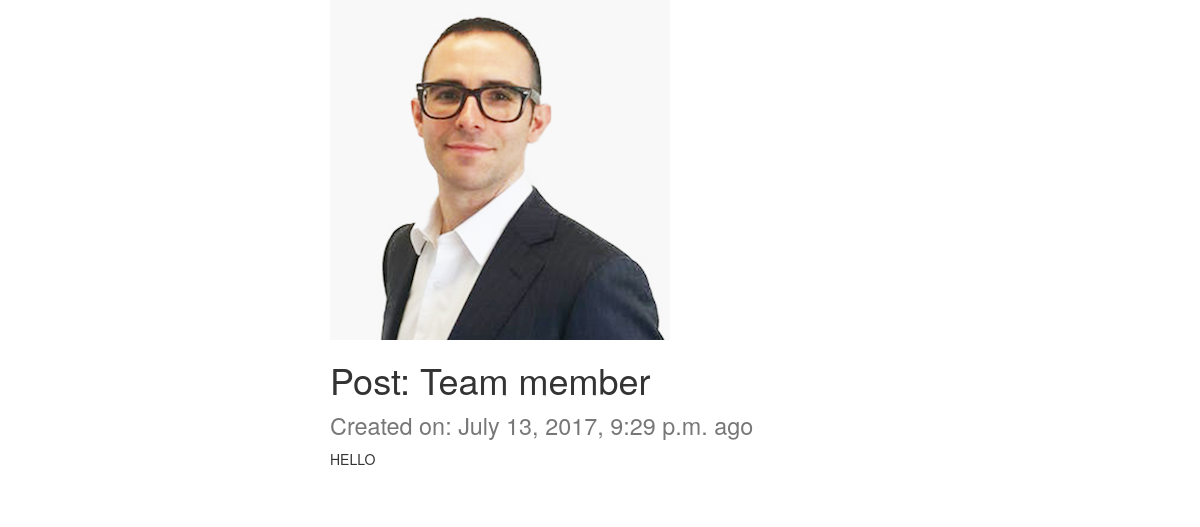
The app's page /11/ with its own data.
### qrcblog/models.py (models this page shows, shortened)
class Post(models.Model):
    title = models.CharField(max_length=120)
    image = models.ImageField(upload_to=upload_location,
            null=True, blank=True,
            height_field="height_field",
            width_field="width_field")
    height_field = models.IntegerField(default=0)
    width_field = models.IntegerField(default=0)
    body = models.TextField()
    timestamp = models.DateTimeField(auto_now=True, auto_now_add=False)
    updated = models.DateTimeField(auto_now=False, auto_now_add=True)
    class Meta:
        ordering = ["-timestamp", "-updated"]

### qrcblog/views.py (the view)
# urls.py: url(r'^(?P<id>\d+)/$', post_detail, name='detail'),
def post_detail(request, id): #retrieve
    instance = get_object_or_404(Post, id=id)
    context = {
        "title": "Detail",
        "instance": instance
    }
    return render(request, "post_detail.html", context)

### templates/post_detail.html (shortened to what this page needs)
{% extends "base.html" %}
{% block content %}
  <div class="col-sm-6 col-sm-offset-3">
    {% if instance.image %}
      <img src="{{ instance.image.url }}" class="img-responsive" alt="image">
    {% endif %}
    <h1>Post: {{instance.title}}<br> <small>Created on: {{instance.timestamp}} ago<br></small></h1>
    {{ instance.body | linebreaks }}<br>
  </div>
{% endblock %}

### static/css/base.css (style rules this page uses)
h1 { color: #777777; }

### records on screen
Post: image (picture), title "Team member", timestamp "July 13, 2017, 9:29 p.m.", body "HELLO"
